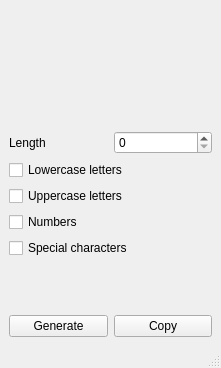
<?xml version="1.0" encoding="UTF-8"?>
<ui version="4.0">
 <class>MainWindow</class>
 <widget class="QMainWindow" name="MainWindow">
  <property name="geometry">
   <rect>
    <x>0</x>
    <y>0</y>
    <width>221</width>
    <height>368</height>
   </rect>
  </property>
  <property name="windowTitle">
   <string>MainWindow</string>
  </property>
  <widget class="QWidget" name="centralwidget">
   <layout class="QGridLayout" name="gridLayout">
    <item row="10" column="0" colspan="2">
     <widget class="QCheckBox" name="checkBox_specials">
      <property name="text">
       <string>Special characters</string>
      </property>
     </widget>
    </item>
    <item row="12" column="1">
     <widget class="QPushButton" name="pushButton_copy">
      <property name="text">
       <string>Copy</string>
      </property>
     </widget>
    </item>
    <item row="9" column="0" colspan="2">
     <widget class="QCheckBox" name="checkBox_numbers">
      <property name="text">
       <string>Numbers</string>
      </property>
     </widget>
    </item>
    <item row="12" column="0">
     <widget class="QPushButton" name="pushButton_generate">
      <property name="text">
       <string>Generate</string>
      </property>
     </widget>
    </item>
    <item row="1" column="0" colspan="2">
     <widget class="QLabel" name="label_password">
      <property name="text">
       <string/>
      </property>
      <property name="alignment">
       <set>Qt::AlignCenter</set>
      </property>
      <property name="wordWrap">
       <bool>true</bool>
      </property>
     </widget>
    </item>
    <item row="0" column="0" colspan="2">
     <spacer name="verticalSpacer">
      <property name="orientation">
       <enum>Qt::Vertical</enum>
      </property>
      <property name="sizeHint" stdset="0">
       <size>
        <width>20</width>
        <height>40</height>
       </size>
      </property>
     </spacer>
    </item>
    <item row="6" column="0" colspan="2">
     <widget class="QCheckBox" name="checkBox_lowercase">
      <property name="text">
       <string>Lowercase letters</string>
      </property>
     </widget>
    </item>
    <item row="11" column="0" colspan="2">
     <spacer name="verticalSpacer_3">
      <property name="orientation">
       <enum>Qt::Vertical</enum>
      </property>
      <property name="sizeHint" stdset="0">
       <size>
        <width>20</width>
        <height>40</height>
       </size>
      </property>
     </spacer>
    </item>
    <item row="3" column="0">
     <widget class="QLabel" name="label_length">
      <property name="text">
       <string>Length</string>
      </property>
     </widget>
    </item>
    <item row="7" column="0" colspan="2">
     <widget class="QCheckBox" name="checkBox_uppercase">
      <property name="text">
       <string>Uppercase letters</string>
      </property>
     </widget>
    </item>
    <item row="3" column="1">
     <widget class="QSpinBox" name="spinBox_length"/>
    </item>
    <item row="2" column="0" colspan="2">
     <spacer name="verticalSpacer_2">
      <property name="orientation">
       <enum>Qt::Vertical</enum>
      </property>
      <property name="sizeHint" stdset="0">
       <size>
        <width>20</width>
        <height>40</height>
       </size>
      </property>
     </spacer>
    </item>
   </layout>
  </widget>
  <widget class="QMenuBar" name="menubar">
   <property name="geometry">
    <rect>
     <x>0</x>
     <y>0</y>
     <width>221</width>
     <height>23</height>
    </rect>
   </property>
  </widget>
  <widget class="QStatusBar" name="statusbar"/>
 </widget>
 <resources/>
 <connections>
  <connection>
   <sender>pushButton_generate</sender>
   <signal>clicked()</signal>
   <receiver>MainWindow</receiver>
   <slot>generate()</slot>
   <hints>
    <hint type="sourcelabel">
     <x>120</x>
     <y>335</y>
    </hint>
    <hint type="destinationlabel">
     <x>131</x>
     <y>369</y>
    </hint>
   </hints>
  </connection>
  <connection>
   <sender>pushButton_copy</sender>
   <signal>clicked()</signal>
   <receiver>MainWindow</receiver>
   <slot>copy()</slot>
   <hints>
    <hint type="sourcelabel">
     <x>183</x>
     <y>324</y>
    </hint>
    <hint type="destinationlabel">
     <x>141</x>
     <y>344</y>
    </hint>
   </hints>
  </connection>
 </connections>
 <slots>
  <slot>generate()</slot>
  <slot>copy()</slot>
 </slots>
</ui>
